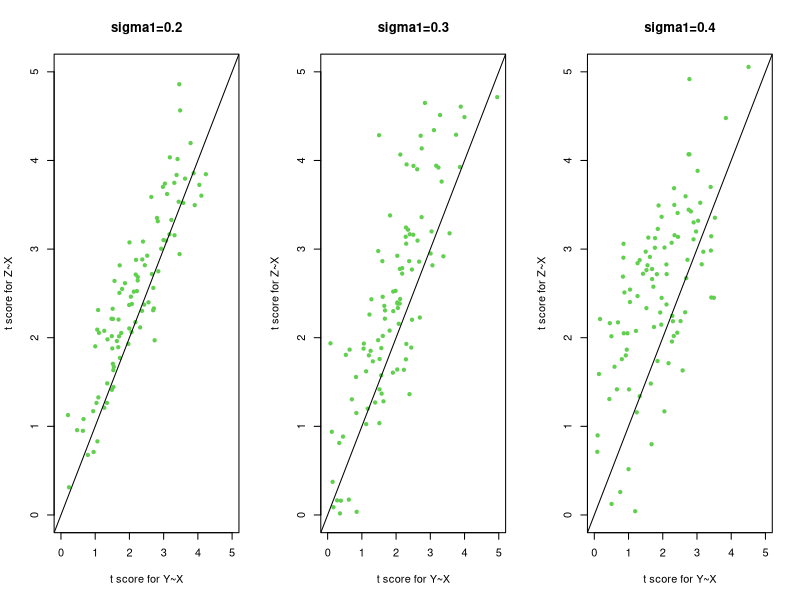
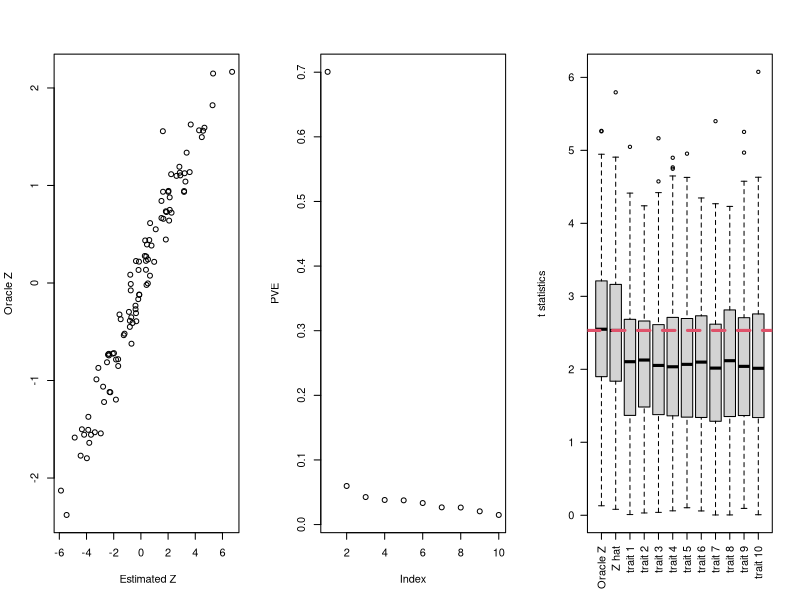
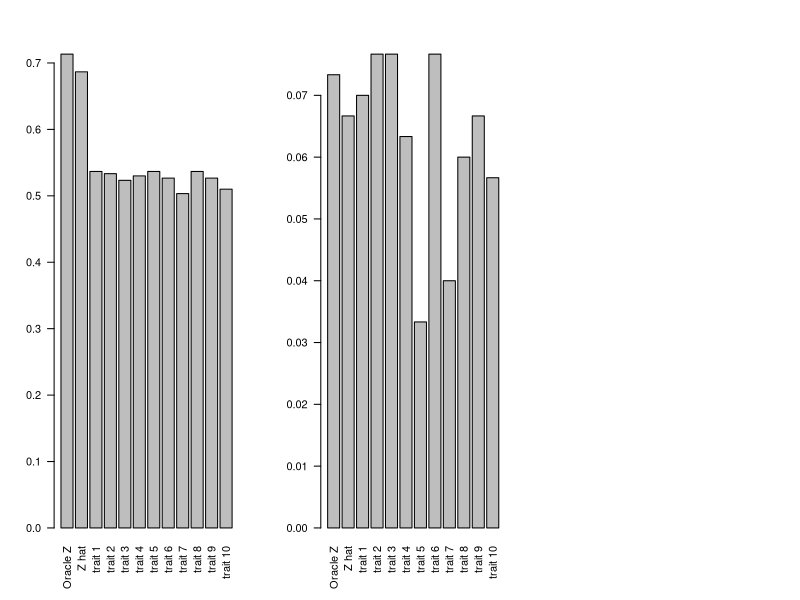

The R source for these figures, in order:
## ---- chunk 1
sim_factor <- function(alpha=0.25, beta=0.4, eps0=1.0, eps1=0.3){
  res <- numeric(6L)
  names(res) <- c("beta.Z","score.Z","p.Z",
                  "beta.y","score.y","p.y")
  x = rnorm(100,sd=1)
  Z = alpha*x + rnorm(100,sd=eps0)
  y = beta*Z + rnorm(100,sd=eps1)
  
  res[c("beta.Z","score.Z","p.Z")] <- summary(lm(Z~x))$coefficients[2,c(1,3,4)]
  res[c("beta.y","score.y","p.y")] <- summary(lm(y~x))$coefficients[2,c(1,3,4)]
  
  res
}
## ---- chunk 2
library(ggplot2)
par(mfrow=c(1,3))
ress <- do.call(rbind, lapply(1:100,function(x){sim_factor(eps1=0.2)}))
plot(abs(ress[,"score.y"]), abs(ress[,"score.Z"]), pch=20,
     ylim=c(0,5), xlim=c(0,5),col=3,main="sigma1=0.2",
     ylab="t score for Z~X", xlab="t score for Y~X")
lines(x=c(-4,6),y=c(-4,6),col=1)

ress <- do.call(rbind, lapply(1:100,function(x){sim_factor(eps1=0.3)}))
plot(abs(ress[,"score.y"]), abs(ress[,"score.Z"]), main="sigma1=0.3", pch=20,
     ylim=c(0,5), xlim=c(0,5),col=3,ylab="t score for Z~X", xlab="t score for Y~X")
lines(x=c(-4,6),y=c(-4,6),col=1)


ress <- do.call(rbind, lapply(1:100,function(x){sim_factor(eps1=0.4)}))
plot(abs(ress[,"score.y"]), abs(ress[,"score.Z"]),main="sigma1=0.4", pch=20,
     ylim=c(0,5), xlim=c(0,5),col=3,ylab="t score for Z~X", xlab="t score for Y~X")
lines(x=c(-4,6),y=c(-4,6),col=1)

#legend(col=c(3,2),legend = c("Y1~X","Y2~X"))
## ---- chunk 3
sim_10trait <- function(alpha=0.25, beta=0.4, eps0=1.0, eps1=0.3, N=100){
  x = rnorm(N,sd=1)
  Z = alpha*x + rnorm(N,sd=eps0)
  y = matrix(0,nrow = N,ncol=10)
  for(i in 1: ncol(y)){
    y[,i] <- beta*Z + rnorm(N,sd=eps1)
  }
  list(x=x,Z=Z,y=y)
}
## ---- chunk 4
set.seed(12)
dat <- sim_10trait()
y1 <- scale(dat$y)
pcs <- prcomp(y1)
z_hat <- pcs$x[,1]
plot(z_hat, dat$Z, ylab="Oracle Z", xlab=" Estimated Z")
## ---- chunk 5
plot(pcs$sdev^2/sum(pcs$sdev^2),ylab="PVE")
## ---- chunk 6
Nrep = 300

factor.res <- matrix(nrow=Nrep,ncol=3)
oracle.res <- matrix(nrow=Nrep,ncol=3)
marg <- list()
marg$beta <- matrix(nrow=Nrep,ncol=10)
marg$tstat <- matrix(nrow=Nrep,ncol=10)
marg$pval <- matrix(nrow=Nrep,ncol=10)
  
for(i in 1:Nrep) {
  dat <- sim_10trait(N=100)
  pcs <- prcomp(dat$y,center = T,scale. = T)
  z_hat <- pcs$x[,1]
  factor.res[i,] <- summary(lm(z_hat~dat$x))$coefficients[2,c(1,3,4)]
  oracle.res[i,] <- summary(lm(dat$Z~dat$x))$coefficients[2,c(1,3,4)]
  #colnames(marg.res) <- c("beta","tstat","p")
  #print(i)
  for(j in 1:ncol(dat$y)) {
    marg$beta[i,j] <- summary(lm(dat$y[,j]~dat$x))$coefficients[2,1]
    marg$tstat[i,j] <- summary(lm(dat$y[,j]~dat$x))$coefficients[2,3]
    marg$pval[i,j] <- summary(lm(dat$y[,j]~dat$x))$coefficients[2,4]
  }
}
dat1 <- abs(cbind(oracle.res[,2],cbind(factor.res[,2],marg$tstat))) # Combine T statistics
colnames(dat1) <- c("Oracle Z","Z hat",paste0("trait ",1:10))
boxplot(dat1,las=2,ylab="t statistics")
abline(h=median(abs(factor.res[,2])),col=2,lty=2,lwd=3)
## ---- chunk 7
dat2 <- abs(cbind(oracle.res[,3],cbind(factor.res[,3],marg$pval))) #combine p values
colnames(dat2) <- c("Oracle Z","Z hat",paste0("trait ",1:10))
barplot(colMeans(dat2<0.05),las=2)
## ---- chunk 8
Nrep = 300

factor.res <- matrix(nrow=Nrep,ncol=3)
oracle.res <- matrix(nrow=Nrep,ncol=3)
marg <- list()
marg$beta <- matrix(nrow=Nrep,ncol=10)
marg$tstat <- matrix(nrow=Nrep,ncol=10)
marg$pval <- matrix(nrow=Nrep,ncol=10)
  
for(i in 1:Nrep) {
  dat <- sim_10trait(N=100, alpha=0)
  pcs <- prcomp(dat$y,center = T,scale. = T)
  z_hat <- pcs$x[,1]
  factor.res[i,] <- summary(lm(z_hat~dat$x))$coefficients[2,c(1,3,4)]
  oracle.res[i,] <- summary(lm(dat$Z~dat$x))$coefficients[2,c(1,3,4)]
  #colnames(marg.res) <- c("beta","tstat","p")
  #print(i)
  for(j in 1:ncol(dat$y)) {
    marg$beta[i,j] <- summary(lm(dat$y[,j]~dat$x))$coefficients[2,1]
    marg$tstat[i,j] <- summary(lm(dat$y[,j]~dat$x))$coefficients[2,3]
    marg$pval[i,j] <- summary(lm(dat$y[,j]~dat$x))$coefficients[2,4]
  }
}
dat3 <- abs(cbind(oracle.res[,3],cbind(factor.res[,3],marg$pval))) #combine p values
colnames(dat3) <- c("Oracle Z","Z hat",paste0("trait ",1:10))
barplot(colMeans(dat3<0.05),las=2)
